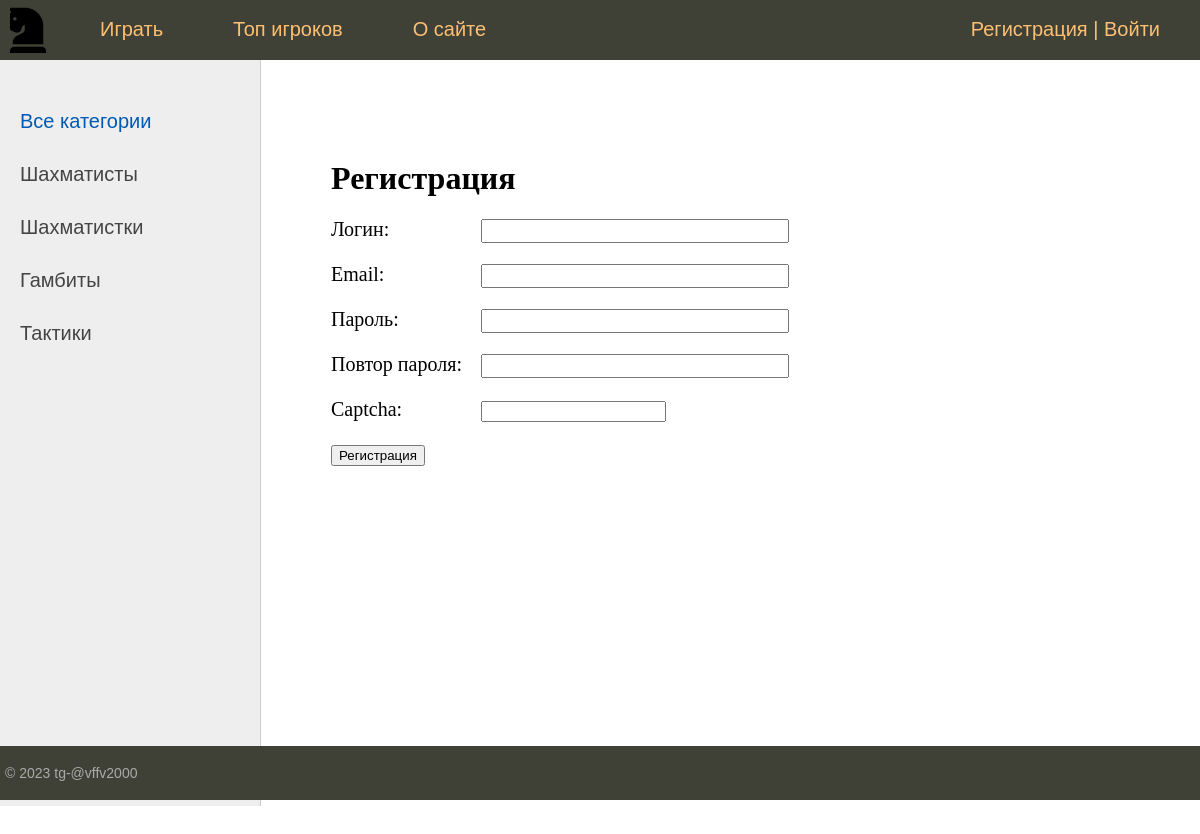
Screenshot of /register/ with the database file from the repository.
### chess/models.py (models this page shows, shortened)
class Category(models.Model):
    name = models.CharField(max_length=100, db_index=True, verbose_name="Категория")
    slug = models.SlugField(max_length=255, unique=True, db_index=True, verbose_name="URL")
    def get_absolute_url(self):
        return reverse('category', kwargs={'cat_slug': self.slug})
    class Meta:
        verbose_name = 'Категория'
        verbose_name_plural = 'Категории'
        ordering = ['id']

### chess/views.py (the view, shortened to what this page needs)
# urls.py: path('register/', RegisterUser.as_view(), name='register'),
class RegisterUser(DataMixin, CreateView):
    form_class = RegisterUserForm
    template_name = 'chess/register.html'
    success_url = reverse_lazy('login')
    def get_context_data(self, *, object_list=None, **kwargs):
        context = super().get_context_data(**kwargs)
        c_def = self.get_user_context(title="Регистрация")
        return context | c_def

### chess/forms.py
class RegisterUserForm(UserCreationForm):
    username = forms.CharField(label='Логин', widget=forms.TextInput(attrs={'class': 'form-input'}))
    email = forms.EmailField(label='Email', widget=forms.EmailInput(attrs={'class': 'form-input'}))
    password1 = forms.CharField(label='Пароль', widget=forms.PasswordInput(attrs={'class': 'form-input'}))
    password2 = forms.CharField(label='Повтор пароля', widget=forms.PasswordInput(attrs={'class': 'form-input'}))
    captcha = CaptchaField()
    class Meta:
        model = User
        fields = ('username', 'email', 'password1', 'password2')

### chess/templatetags/chess_tags.py (called while the page is built)
@register.inclusion_tag('chess/list_catigories.html')  # для отображения бара слева в html{% show_category %}
def show_category(sort=None, cat_selected=0):
    if not sort:
        cats = Category.objects.all()
    else:
        cats = Category.objects.order_by(sort)
    return {'cats': cats, "cat_selected": cat_selected}

### chess/utils.py (called while the page is built)
    def get_user_context(self, **kwargs):  # создаёт контекст для шаблона
        context = kwargs  # начальный словарь
        cats = Category.objects.all()
        context['menu'] = menu
        context['cats'] = cats
        if 'cat_selected' not in context:
            context['cat_selected'] = 0
        return context

### chess/templates/chess/register.html (shortened to what this page needs)
{% extends 'chess/base.html' %}
{% block content %}
<h1>{{title}}</h1>
<form method="post">
{% for f in form %}
<p><label class="form-label" for="{{ f.id_for_label }}">{{f.label}}: </label>{{ f }}</p>
{% endfor %}
    <button type="submit">Регистрация</button>
</form>
{% endblock %}

### chess/templates/chess/list_catigories.html
{% for c in cats %}
    {% if c.pk == cat_selected %}
        <li class="selected">{{ c.name }}</li>
    {% else %}
        <li class="selected"><a href="{{ c.get_absolute_url }}">{{ c.name }}</a></li>
    {% endif %}
{% endfor %}

### chess/static/chess/css/styles.css (style rules this page uses)
html, body { font-family: 'Arial'; margin: 0; padding: 0; height: 100%; width: 100%; color: #444; }
a { color: #0059b2; text-decoration: none; }
.left-chapters ul li { margin: 30px 0 0 0; color: #999; }
.left-chapters ul li.selected { color: #0059b2; }
.left-chapters ul li a { color: #444; text-decoration: none; }
.content-text h1 { font-size: 32px; }
.form-input { width: 300px; font-size: 16px; }
.form-label { display: inline-block; min-width: 150px; vertical-align: top; }

### rows the page displays
Category: name "Шахматисты"
Category: name "Шахматистки"
Category: name "Гамбиты"
Category: name "Тактики"

### other values shown
{{ m.title }} "Играть" "Топ игроков" "О сайте"
{{ title }} "Регистрация"
{{ f.label }} "Логин" "Email" "Пароль" "Повтор пароля" "Captcha"
